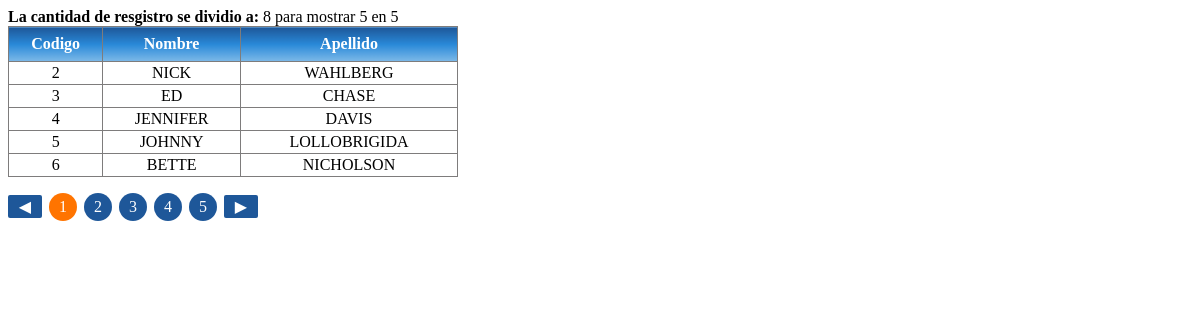
The page / on the database its author committed.
### tables this page shows
CREATE TABLE `ejemplo_paginacion` (
  `id` int(5) NOT NULL AUTO_INCREMENT,
  `Nombre` varchar(45) NOT NULL,
  `Apellido` varchar(45) NOT NULL,
  PRIMARY KEY (`id`)
);

### paginador.php (the view)
<?php
$CantidadMostrar=5;
$conetar = new mysqli("localhost", "root", "", "turl");
if ($conetar->connect_errno) {
    echo "Fallo al conectar a MySQL: (" . $conetar->connect_errno . ") " . $conetar->connect_error;
}else{
    $compag         =(int)(!isset($_GET['pag'])) ? 1 : $_GET['pag'];
	$TotalReg       =$conetar->query("SELECT * FROM ejemplo_paginacion");
	$TotalRegistro  =ceil($TotalReg->num_rows/$CantidadMostrar);
	echo "<b>La cantidad de resgistro se dividio a: </b>".$TotalRegistro." para mostrar 5 en 5<br>";
	$consultavistas ="SELECT
						id,Nombre,Apellido
						FROM
						ejemplo_paginacion
						ORDER BY
						ejemplo_paginacion.id ASC
						LIMIT ".(($compag-1)*$CantidadMostrar)." , ".$CantidadMostrar;
	$consulta=$conetar->query($consultavistas);
         echo "<table><tr><th>Codigo</th><th>Nombre</th><th>Apellido</th></tr>";
	while ($lista=$consulta->fetch_row()) {
	     echo "<tr><td>".$lista[0]."</td><td>".$lista[1]."</td><td>".$lista[2]."</td></tr>";
	}
	    echo "</table>";
	$IncrimentNum =(($compag +1)<=$TotalRegistro)?($compag +1):1;
  	$DecrementNum =(($compag -1))<1?1:($compag -1);
	echo "<ul><li class=\"btn\"><a href=\"?pag=".$DecrementNum."\">◀</a></li>";
     $Desde=$compag-(ceil($CantidadMostrar/2)-1);
     $Hasta=$compag+(ceil($CantidadMostrar/2)-1);
     $Desde=($Desde<1)?1: $Desde;
     $Hasta=($Hasta<$CantidadMostrar)?$CantidadMostrar:$Hasta;
     for($i=$Desde; $i<=$Hasta;$i++){
     	if($i<=$TotalRegistro){
     	  if($i==$compag){
           echo "<li class=\"active\"><a href=\"?pag=".$i."\">".$i."</a></li>";
     	  }else {
     	  	echo "<li><a href=\"?pag=".$i."\">".$i."</a></li>";
     	  }
     	}
     }
	echo "<li class=\"btn\"><a href=\"?pag=".$IncrimentNum."\">▶</a></li></ul>";
}
?>

### index.php (shortened to what this page needs)
<!DOCTYPE html>
<html>
<head>
</head>
<body>
<?php
require_once 'paginador.php';
 ?>
</body>
</html>

### index.php (style rules this page uses)
table { width: 450px; }
table th { background: rgb(30,87,153); background: -moz-linear-gradient(top, rgba(30,87,153,1) 0%, rgba(41,137,216,1) 50%, rgba(125,185,232,1) 100%); background: -webkit-linear-gradient(top, rgba(30,87,153,1) 0%,rgba(41,137,216,1) 50%,rgba(125,185,232,1) 100%); background: linear-gradient(to bottom, rgba(30,87,153,1) 0%,rgba(41,137,216,1) 50%,rgba(125,185,232,1) 100%); filter: progid:DXImageTransform.Microsoft.gradient( startColorstr='#1e5799', endColorstr='#7db9e8',GradientType=0 ); color: #FFFFFF; height: 30px; }
.active > a { background: rgb(255,116,0); }
ul { margin-left: 0px; padding: 0px; }
ul > li { list-style: none; display: inline-block; margin-right:7px; }
ul > li > a { color: #FFFFFF; text-decoration: none; padding: 5px 10px 5px 10px; display: block; background: #1e5799; border-radius: 20px; }
.btn > a { padding: 2px; background: #1e5799; border-radius: 2px; text-align: center; width:30px; }
table { border: solid 1px #7E7C7C; border-collapse: collapse; }
td , th { border: solid 1px #7E7C7C; padding: 2px; text-align: center; }

### rows shown on the page
ejemplo_paginacion: id "2", Nombre "NICK", Apellido "WAHLBERG"
ejemplo_paginacion: id "3", Nombre "ED", Apellido "CHASE"
ejemplo_paginacion: id "4", Nombre "JENNIFER", Apellido "DAVIS"
ejemplo_paginacion: id "5", Nombre "JOHNNY", Apellido "LOLLOBRIGIDA"
ejemplo_paginacion: id "6", Nombre "BETTE", Apellido "NICHOLSON"

### other values the page prints
$TotalRegistro "8"
